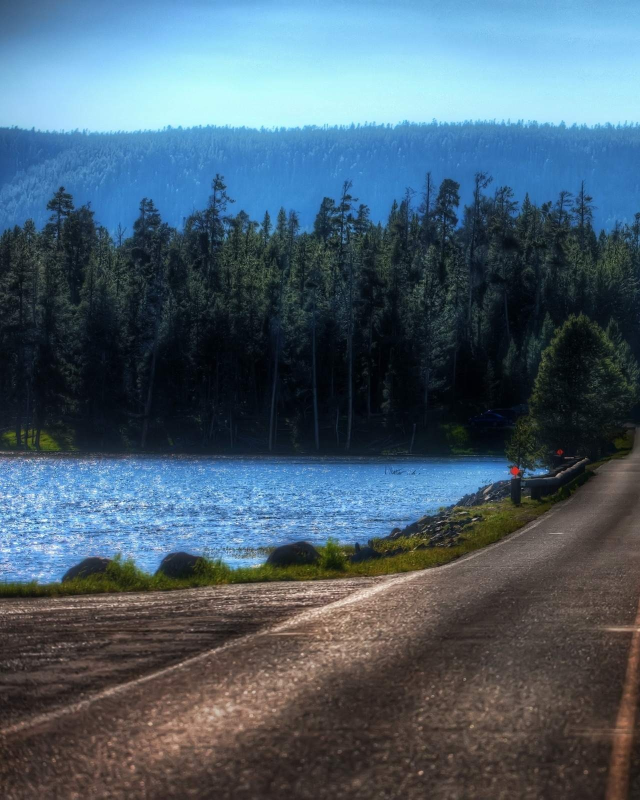
#> input picture Task-4/Task-4.3/image-1.jpg, 1280 x 1599 px (shown at 1/2 size)
$ jupyter execute task-3.ipynb
#> lines starting #> are read from the running program, lines starting #| are printed output that depends on the picture
[cell 1]
import cv2

[cell 2]
img1 = cv2.imread('image-1.jpg')
#> img1 is the input picture: shape (1599, 1280, 3); mean B, G, R 108.9, 94, 73.8

[cell 3]
img2 = cv2.imread('image-2.jpg')
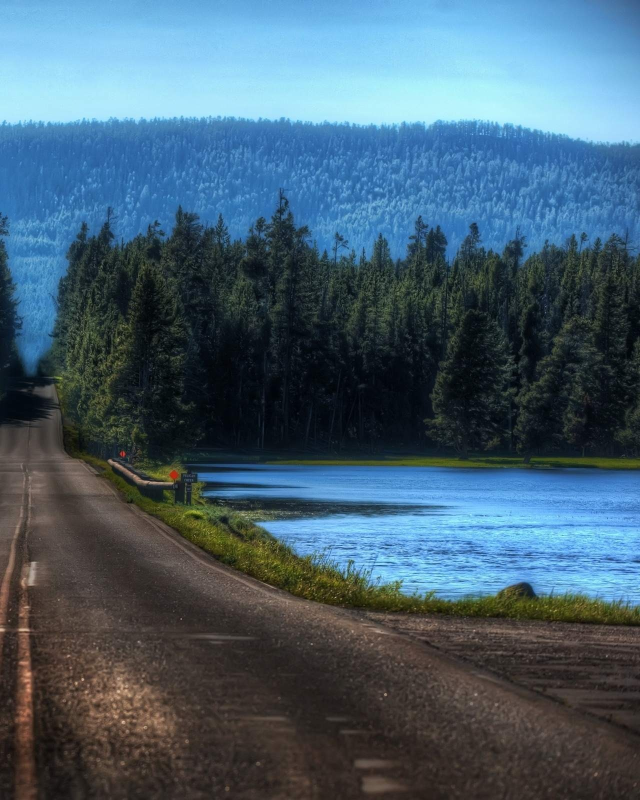
#> input picture Task-4/Task-4.3/image-2.jpg, 1280 x 1599 px (shown at 1/2 size)
#> img2 is the input picture: shape (1599, 1280, 3); mean B, G, R 111, 94.2, 69.3

[cell 4]
# Resize and show image 1
img1 = cv2.resize(img1 , (700,700))
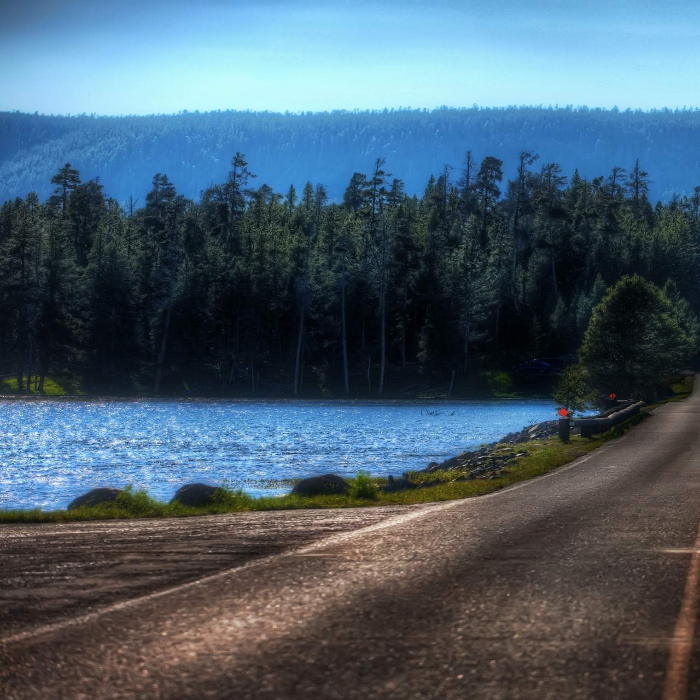
#> img1: shape (700, 700, 3); mean B, G, R 108.7, 93.9, 73.7
cv2.imshow('img1',img1 )
cv2.waitKey()
cv2.destroyAllWindows()

[cell 5]
# Resize and show image 2
img2 = cv2.resize(img2 , (700,700))
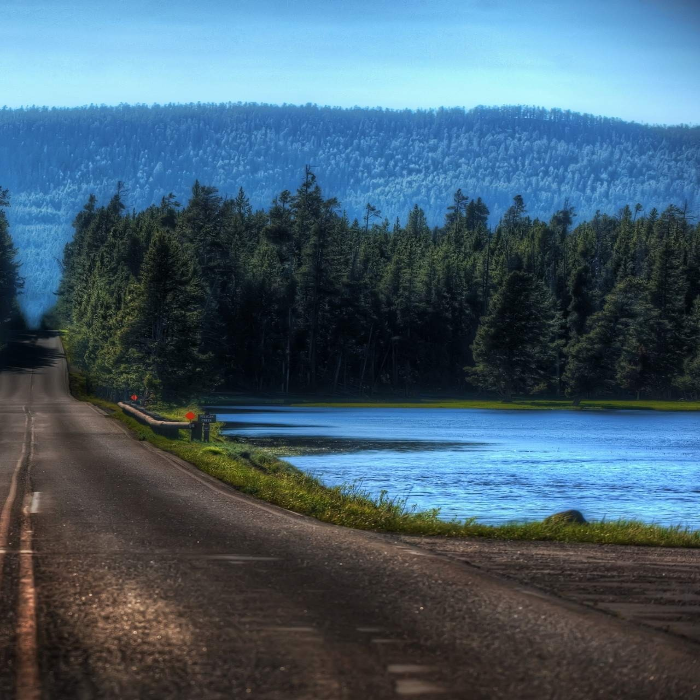
#> img2: shape (700, 700, 3); mean B, G, R 110.8, 94.1, 69.1
cv2.imshow('img1',img2 )
cv2.waitKey()
cv2.destroyAllWindows()

[cell 6]
import numpy as np

[cell 7]
Final_image = np.hstack((img1 ,img2))
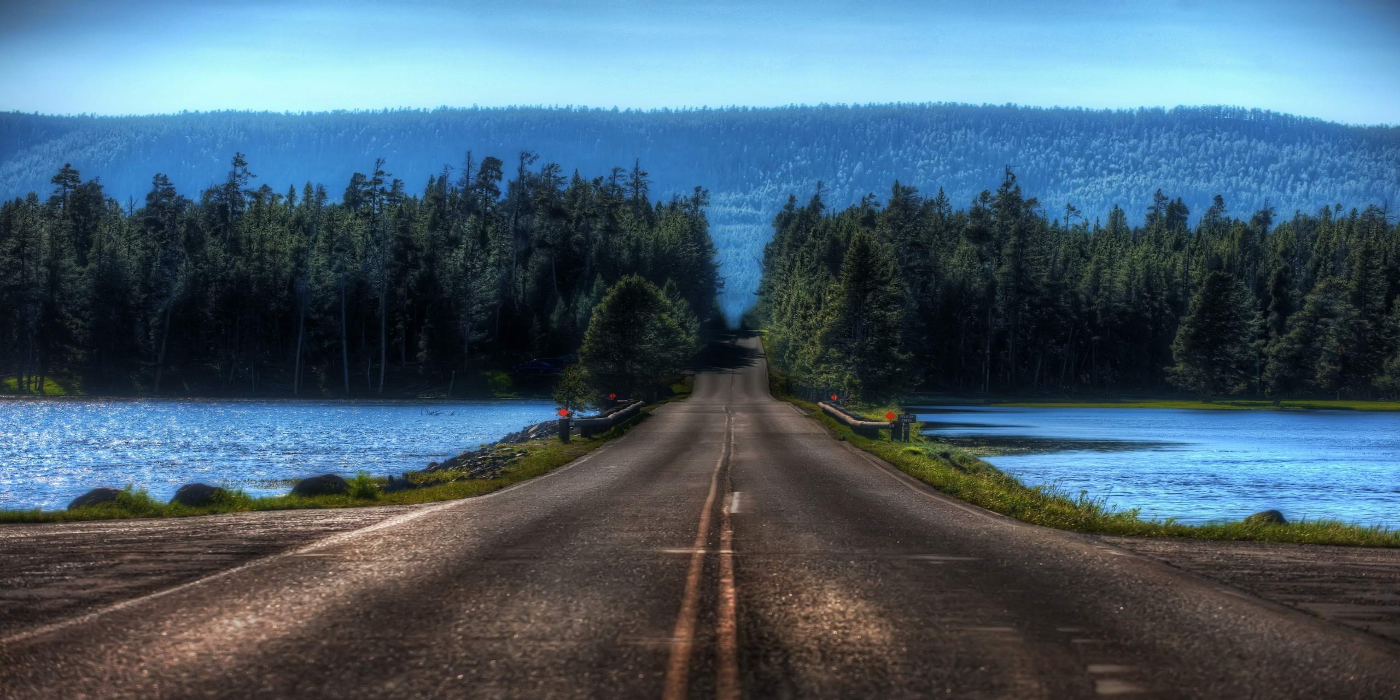
#> Final_image: shape (700, 1400, 3); mean B, G, R 109.8, 94, 71.4
